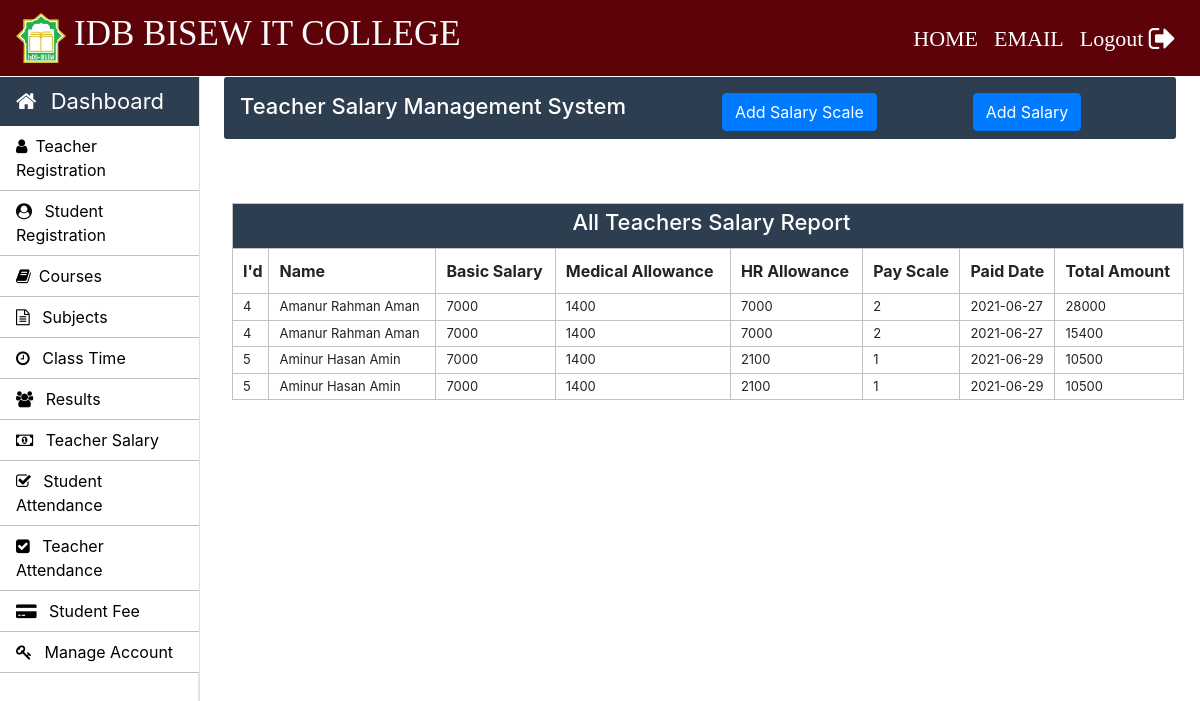
Page /Admin/teacher-salary.php (signed in) on the committed database.
### tables this page shows
CREATE TABLE `teacher_salary_allowances` (
  `teacher_id` int(11) NOT NULL,
  `basic_salary` int(11) NOT NULL,
  `medical_allowance` int(11) NOT NULL,
  `hr_allowance` int(11) NOT NULL,
  `scale` int(11) NOT NULL
);

CREATE TABLE `teacher_salary_report` (
  `salary_id` int(11) NOT NULL,
  `teacher_id` int(11) NOT NULL,
  `total_amount` int(11) NOT NULL,
  `status` varchar(11) NOT NULL,
  `paid_date` timestamp NOT NULL DEFAULT CURRENT_TIMESTAMP ON UPDATE CURRENT_TIMESTAMP
);

CREATE TABLE `teacher_info` (
  `teacher_id` int(11) NOT NULL,
  `first_name` varchar(30) NOT NULL,
  `middle_name` varchar(30) NOT NULL,
  `last_name` varchar(30) NOT NULL,
  `father_name` varchar(50) NOT NULL,
  `email` varchar(30) NOT NULL,
  `phone_no` varchar(11) NOT NULL,
  `profile_image` blob NOT NULL,
  `teacher_status` varchar(10) NOT NULL,
  `application_status` varchar(10) NOT NULL,
  `cnic` varchar(15) NOT NULL,
  `dob` varchar(15) NOT NULL,
  `other_phone` int(11) NOT NULL,
  `gender` varchar(10) NOT NULL,
  `permanent_address` varchar(100) NOT NULL,
  `current_address` varchar(100) NOT NULL,
  `place_of_birth` varchar(50) NOT NULL,
  `matric_complition_date` varchar(10) NOT NULL,
  `matric_awarded_date` varchar(10) NOT NULL,
  `matric_certificate` varchar(100) NOT NULL,
  `fa_complition_date` varchar(10) NOT NULL,
  `fa_awarded_date` varchar(10) NOT NULL,
  `fa_certificate` varchar(100) NOT NULL,
  `ba_complition_date` varchar(10) NOT NULL,
  `ba_awarded_date` varchar(10) NOT NULL,
  `ba_certificate` varchar(100) NOT NULL,
  `ma_complition_date` varchar(10) NOT NULL,
  `ma_awarded_date` varchar(100) NOT NULL,
  `ma_certificate` varchar(101) NOT NULL,
  `last_qualification` varchar(20) NOT NULL,
  `state` varchar(20) NOT NULL,
  `hire_date` varchar(10) NOT NULL
);

### Admin/teacher-salary.php (the view, shortened to what this page needs)
<?php
		require_once "../connection/connection.php";
	?>
<!doctype html>
<html lang="en">
	<head>
	</head>
	<body>
		<?php include('../common/common-header.php') ?>
		<?php include('../common/admin-sidebar.php') ?>
		<main role="main" class="col-xl-10 col-lg-9 col-md-8 ml-sm-auto px-md-4 w-100">
			<div class="sub-main">
				<div class="text-center d-flex flex-wrap flex-md-nowrap pt-3 pb-2 mb-3 text-white admin-dashboard pl-3">
					<div class="d-flex">
						<h4 class="mr-5">Teacher Salary Management System </h4>
						<button type="button" class="btn btn-primary ml-5 mr-5" data-toggle="modal" data-target=".bd-example-modal-lg">Add Salary Scale</button>
						<button type="button" class="btn btn-primary ml-5" data-toggle="modal" data-target=".add_salary">Add Salary</button>
					</div>
				</div>
				<div class="row">
					<div class="col-md-12 ml-2">
						<section class=" mt-3">
							<div class="row">
								<div class="col-md-8"></div>
								<div class="col-md-3 ml-5 ">
									<div class="col-md-12 pt-3 ml-5">
									</div>
								</div>
							</div>
							<div class="row">
								<div class="col-md-8"></div>
								<div class="col-md-3 ml-5 ">
									<div class="col-md-12 pt-3 ml-5">
									</div>
								</div>
							</div>
							<div class="row">
								<div class="col-md-12">
									<table class="w-100 table-elements table-three-tr" cellpadding="3">
										<tr class="table-tr-head table-three text-white">
											<td colspan="9" class=" text-center text-white"><h4>All Teachers Salary Report</h4></td>
										</tr>
										<tr class="table-tr-head">
											<th>I'd</th>
											<th>Name</th>
											<th>Basic Salary</th>
											<th>Medical Allowance</th>
											<th>HR Allowance</th>
											<th>Pay Scale</th>
											<th>Paid Date</th>
											<th>Total Amount</th>
										</tr>
										<?php
											$query="select tsr.teacher_id,ti.first_name,middle_name,last_name,salary_id,basic_salary,medical_allowance,hr_allowance,scale,Date(paid_date) as paid_date,total_amount from teacher_salary_allowances tsa inner join teacher_salary_report tsr on tsa.teacher_id=tsr.teacher_id inner join teacher_info ti on ti.teacher_id=tsr.teacher_id";
											$run=mysqli_query($con,$query);
											while ($row=mysqli_fetch_array($run)) { ?>
												<tr>
													<td><?php echo $row['teacher_id'] ?></td>
													<td><?php echo $row["first_name"]." ".$row["middle_name"]." ".$row["last_name"] ?></td>
													<td><?php echo $row['basic_salary'] ?></td>
													<td><?php echo ($row['basic_salary']*$row['medical_allowance']/100) ?></td>
													<td><?php echo ($row['basic_salary']*$row['hr_allowance']/100) ?></td>
													<td><?php echo $row['scale'] ?></td>
													<td><?php echo $row['paid_date'] ?></td>
													<td><?php echo $row['total_amount'] ?></td>
												</tr>
											<?php
											}
										?>
									</table>
								</div>
							</div>
						</section>
					</div>
				</div>
			</div>
		</main>
	</body>
</html>

### Css/style.css (style rules this page uses)
h4 { font-size: 22px; }
.admin-dashboard { margin-top: 1px !important; background: #2c3e50 !important; border-radius: 3px; }
.table-elements tr, td, th { font-size: 13px; border: 1px solid rgb(194, 193, 193); padding-left: 10px !important; }
.table-three { background: #2c3e50 !important; }
.table-tr-head { height: 45px !important; padding: 10px !important; margin-top: 5px !important; }
.table-font-for-transcript td, th { font-size: 16px !important; }

### rows in the picture
teacher_salary_allowances: teacher_salary_report.teacher_id "4", teacher_info.first_name "Amanur", teacher_info.middle_name "Rahman", teacher_info.last_name "Aman", basic_salary "7000", $row['basic_salary']*$row['medical_allowance']/100 "1400", $row['basic_salary']*$row['hr_allowance']/100 "7000", scale "2", paid_date "2021-06-27", teacher_salary_report.total_amount "28000", teacher_salary_report.total_amount "15400"
teacher_salary_allowances: teacher_salary_report.teacher_id "5", teacher_info.first_name "Aminur", teacher_info.middle_name "Hasan", teacher_info.last_name "Amin", basic_salary "7000", $row['basic_salary']*$row['medical_allowance']/100 "1400", $row['basic_salary']*$row['hr_allowance']/100 "2100", scale "1", paid_date "2021-06-29", teacher_salary_report.total_amount "10500"
